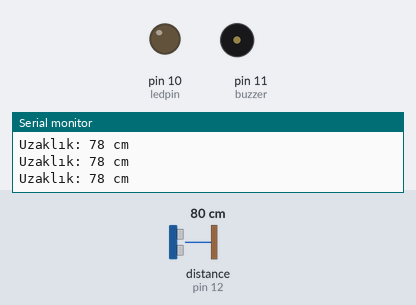
A sketch run on a simulated Arduino Uno, built with avr-gcc and run on an emulated ATmega328P. On the bench: output pins drawn as LEDs (lit = HIGH), buzzer (waves = sounding), the last lines printed to the serial monitor. Wiring (inferred from the names in the program): ultrasonic range finder: trigger pin 13; echo pin 12. The inputs (shaded band) are chosen by the test bench; at power-on: distance to the obstacle (sensor on pin 12) 80 cm. The echo pulse lasts 58.3 µs per cm; pins used as bus, display or sensor lines are not drawn.

Above: at 1.2 s.
1.3 s: distance to the obstacle (sensor on pin 12) set to 8 cm
4.3 s: distance to the obstacle (sensor on pin 12) set to 5 cm
At 4.7 s:
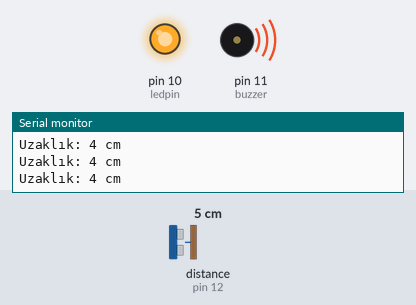
5.8 s: distance to the obstacle (sensor on pin 12) set to 9 cm
At 7.0 s:
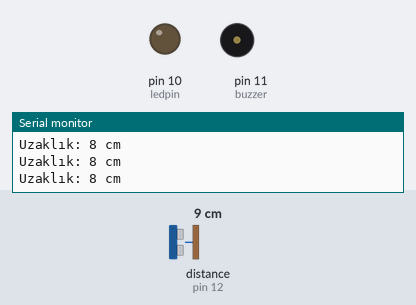
8.8 s: distance to the obstacle (sensor on pin 12) set to 2 cm
At 10.3 s:
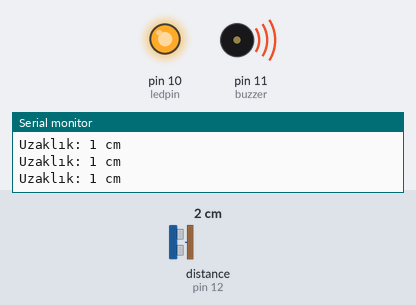
Timing chart, 0 to 11.3 s (numbered marks = the images above; inputs shaded):
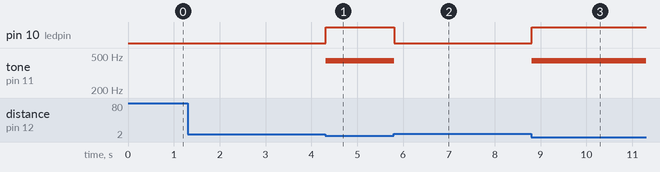

Measured:
- the behaviour switches between 7 and 6 cm on distance to the obstacle (sensor on pin 12) (found by bisection; images 0 and 1)
- after the input at 4.3 s, pin 10 (ledpin): LOW → HIGH at once; tone on pin 11 (buzzer): silent → 440 Hz at once
- after the input at 5.8 s, pin 10 (ledpin): HIGH → LOW at once; tone on pin 11 (buzzer): 440 Hz → silent at once
- after the input at 8.8 s, pin 10 (ledpin): LOW → HIGH at once; tone on pin 11 (buzzer): silent → 440 Hz at once

The sketch:

3.3.2_mesafe_olcer_buzzerli.ino
```cpp
// trig,  echo, buzzer ve LED için pin numaraları belirlenir.
const int trigpin = 13;
const int echopin = 12;
const int buzzer = 11;
const int ledpin = 10;
// sure ve uzaklık isimli değişkenler tanımlanır.
long sure;
int uzaklik;


void setup() {
pinMode(trigpin, OUTPUT); // trig pini çıkış olarak tanımlanır.
pinMode(echopin, INPUT); // echo pin giriş olarak tanımlanır.
pinMode(buzzer, OUTPUT);//buzzer pini çıkış olarak tanımlanır.
pinMode(ledpin, OUTPUT); //ledpin çıkış olarak tanımlanır.
Serial.begin(9600); // seri veri iletişimi başlatılır.
}


void loop() {
// trigpin ucu 0 yapılarak temizlenir
digitalWrite(trigpin, LOW);
delayMicroseconds(2);
// trigpin ucu 10 mikro saniye HIGH durumunda bırakılarak sinyal yollanır.
digitalWrite(trigpin, HIGH);
delayMicroseconds(10);
digitalWrite(trigpin, LOW); //trig pin ucu tekrar LOW konumuna alınarak kapatılır.
//gidip gelen sinyal echo pin ucu tarafından okunur, okunan değer mikrosaniye cinsinden döndürülür.
sure = pulseIn(echopin, HIGH);
// uzaklik 1. formül kullanılarak hesaplanır.
uzaklik= sure*0.034/2;
if (uzaklik <= 5){ // eğer uzaklık 5 cm in altında ise buzzer ses verir, LED yanar.
tone(buzzer, 440);
digitalWrite(ledpin, HIGH);
}
else{
noTone(buzzer); //eğer uzaklık 5 cm in üstünde ise buzzer ses vermez, LED yanmaz.
digitalWrite(ledpin, LOW);
}
// Hesaplanan uzaklık seri port ekranına yazdırılır.
Serial.print("Uzaklık: ");
Serial.print(uzaklik);
Serial.println(" cm");
}
```
